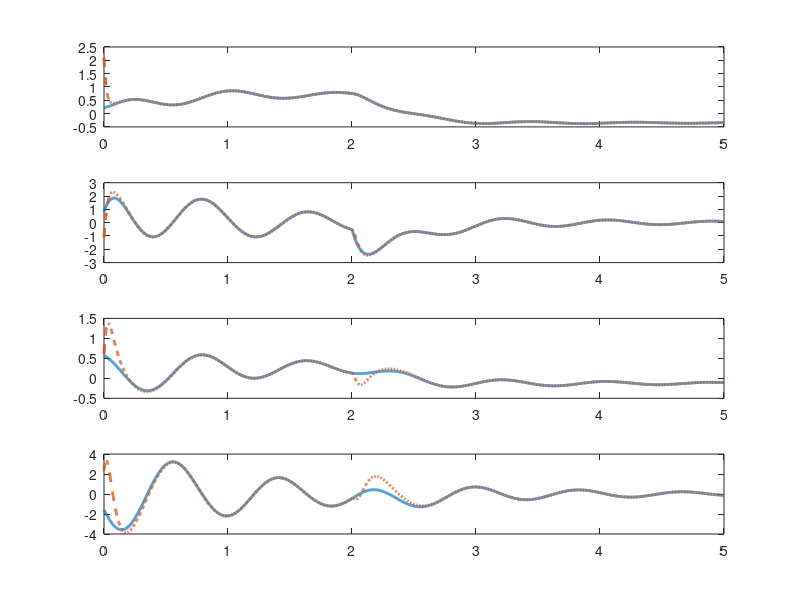
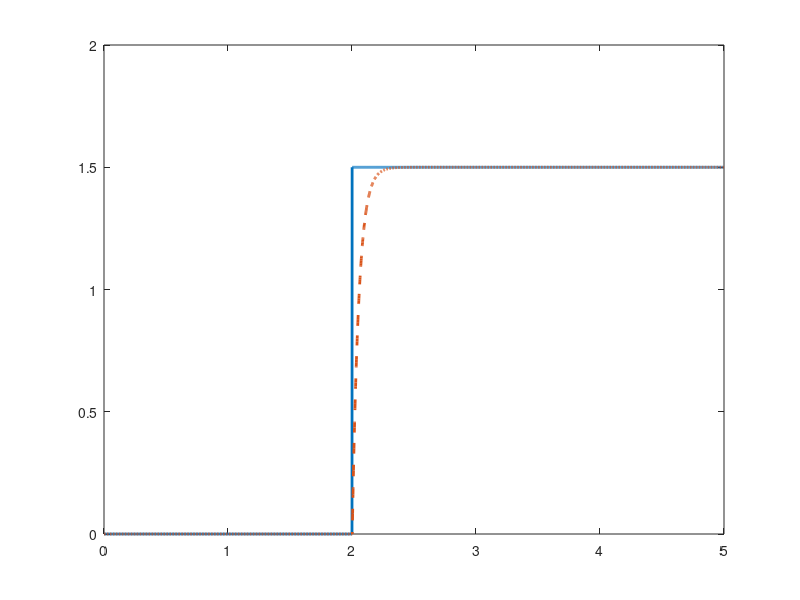
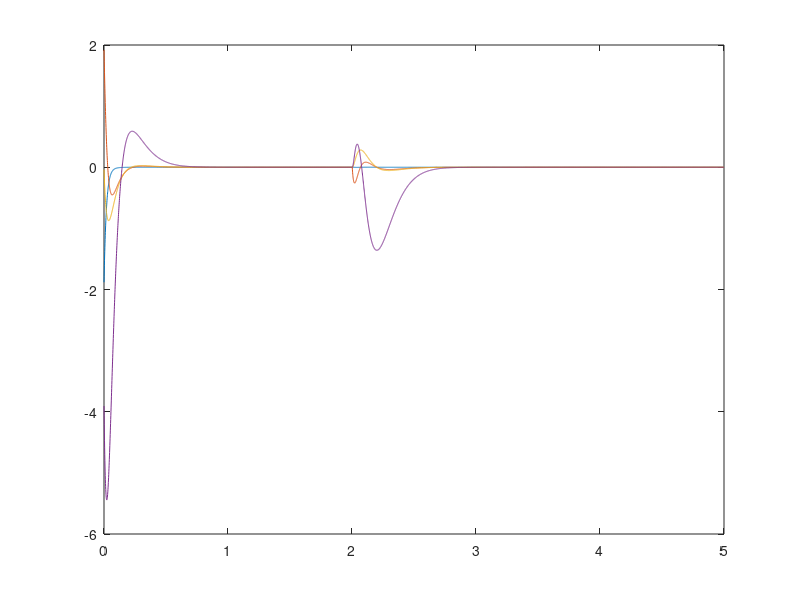

Reproduce these figures in MATLAB, in order.
clc
clear
close all

%% Simulation Time Vars

dt = 0.001;
SimTime = 5;
t = (0:dt:SimTime)';
nt = numel(t);

%% Single-Link Flexible Joint Robot System Params

Jm = 3.7e-3;
Jl = 9.3e-3;
m = 2.1e-1;
b = 3.1e-1 / 2;
k = 1.8e-1;
B = 4.6e-2;
k_tau = 8e-2;
g = 9.81;

%% Continuous Time Model

Ac = [   0,     1,     0,   0;
     -k/Jm, -B/Jm,  k/Jm,   0;
         0,     0,     0,   1;
      k/Jl,     0, -k/Jl,   0];

Bc = [0, k_tau/Jm, 0, 0]';

fc = @(x) [0, 0, 0, -m*g*b/Jl*sin(x)]';

% A_tilde = [-0.5, 0.5, 0, 0; -0.5, -0.5, 0, 0; 0, 0, -0.2, 0.3; 0, 0, -0.3, -0.2];

%% Discrete Time Model

A = eye(size(Ac)) + dt * Ac;
B = dt * Bc;
f = @(x) [0, 0, 0, -dt*m*g*b/Jl*sin(x)]';

%% Designing Params

M = zeros(4); M(4, 3) = sqrt(m*g*b/Jl);
N = zeros(4); N(3, 3) = sqrt(m*g*b/Jl) * dt;

H = [16.956, 0, 0, 0; 0, 17.82, -9.07, 0.138; 0, -9.07, 21.824, -1.526; 0, 0.138, -1.526, 0.4060];
Y = [0.8478, 0.0085, 0, 0; -0.4317, 0.8473, 0, 0; 0.2055, -0.0798, 0, 0; 0.0006, -0.0025, 0, 0];

Q = 0.05 * eye(4);
L = A - H \ Y;

A_tilde = [-0.5, 0.5, 0, 0; -0.5, -0.5, 0, 0; 0, 0, -0.2, 0.3; 0, 0, -0.3, -0.2];

%% Simulation

x = zeros(4, nt);
x(:, 1) = randn(4, 1);

x_bar = zeros(4, nt);
x_bar(:, 1) = randn(4, 1);

x_tilde = zeros(4, nt);
x_tilde(:, 1) = x(:, 1) - x_bar(:, 1);

theta = zeros(nt, 1);
theta_bar = zeros(nt, 1);
theta_tilde = zeros(nt, 1);

u = ones(nt, 1);

for kk = 1:nt - 1

    % u(kk) = 1;
    % u(kk) = B \ ((A_tilde - A) * x(:, kk) - f(x(3, kk))) / (1 - theta(kk));
    PI = - B * u(kk);

    if kk*dt > 2
        theta(kk+1) = 1.5;
    end

    x(:, kk+1) = A * x(:, kk) + f(x(3, kk)) + B * u(kk) + PI * theta(kk);
    
    XI = 2 * (PI * PI' + Q)^(-1);
    
    x_tilde(:, kk+1) = L * x_tilde(:, kk) + PI * theta_tilde(kk) + (f(x(3, kk)) - f(x_bar(3, kk)));
    % x_tilde(:, kk+1) = x(:, kk) - x_bar(:, kk);
    x_bar(:, kk+1) = A * x_bar(:, kk) + f(x_bar(3, kk)) + B * u(kk) + PI * theta_bar(kk) + H \ Y * x_tilde(:, kk);
    
    theta_bar(kk+1) = theta_bar(kk) + PI' * XI * (x_tilde(:, kk+1) - L * x_tilde(:, kk) - (f(x(3, kk)) - f(x_bar(3, kk))));
    theta_tilde(kk+1) = theta(kk) - theta_bar(kk);

end

x = x';
x_bar = x_bar';
x_tilde = x_tilde';

figure
subplot(4, 1, 1)
plot(t, x(:, 1), 'LineWidth', 2)
hold on
plot(t, x_bar(:, 1), '--', 'LineWidth', 2)

subplot(4, 1, 2)
plot(t, x(:, 2), 'LineWidth', 2)
hold on
plot(t, x_bar(:, 2), '--', 'LineWidth', 2)

subplot(4, 1, 3)
plot(t, x(:, 3), 'LineWidth', 2)
hold on
plot(t, x_bar(:, 3), '--', 'LineWidth', 2)

subplot(4, 1, 4)
plot(t, x(:, 4), 'LineWidth', 2)
hold on
plot(t, x_bar(:, 4), '--', 'LineWidth', 2)

figure
plot(t, theta, 'LineWidth', 2)
hold on
plot(t, theta_bar, '--', 'LineWidth', 2)
figure
plot(t, x_tilde)



